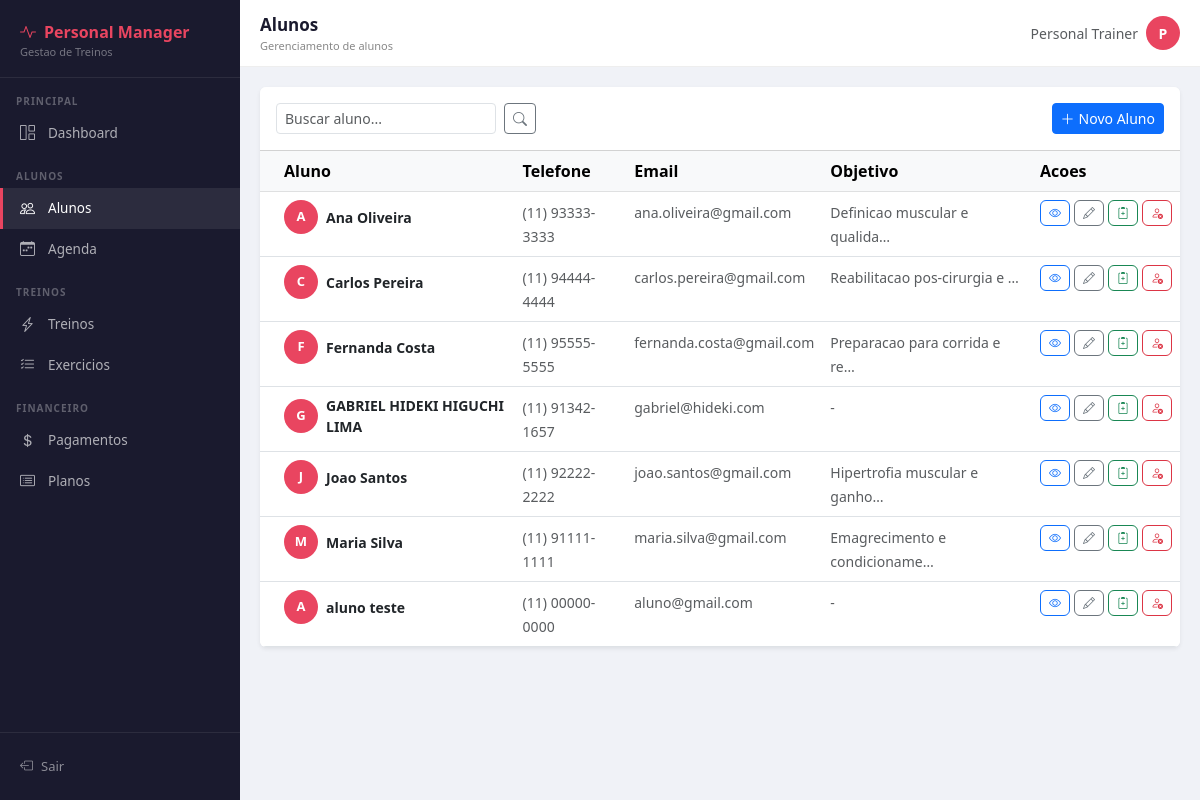
The page /alunos/ (signed in) on the database as committed earlier.
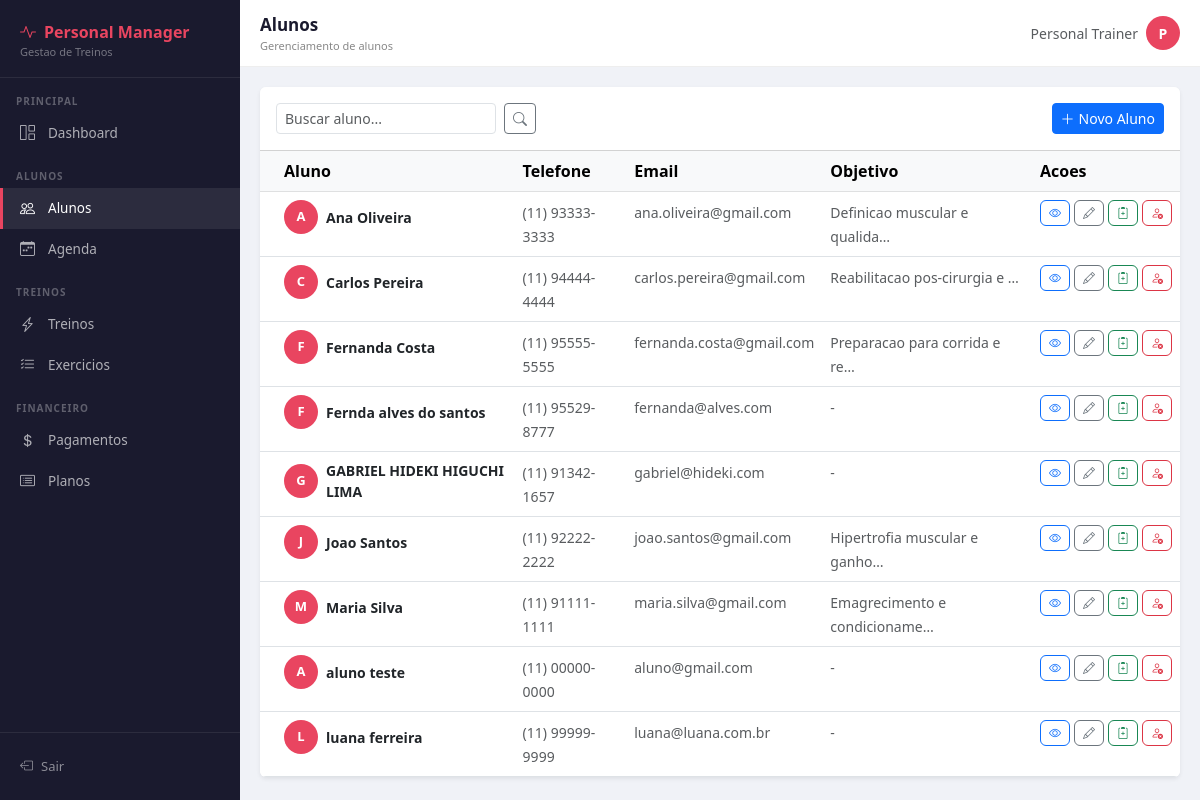
The same page on the database as committed later.
### alunos/models.py (models this page shows, shortened)
class Aluno(models.Model):
    SEXO_CHOICES = [
        ('M', 'Masculino'),
        ('F', 'Feminino'),
        ('O', 'Outro'),
    ]
    usuario            = models.OneToOneField(User, on_delete=models.SET_NULL, null=True, blank=True)
    nome               = models.CharField(max_length=100)
    telefone           = models.CharField(max_length=20)
    email              = models.EmailField(unique=True)
    data_nascimento    = models.DateField(null=True, blank=True)
    sexo               = models.CharField(max_length=1, choices=SEXO_CHOICES, default='M')
    cep                = models.CharField(max_length=9, blank=True)
    logradouro         = models.CharField(max_length=200, blank=True)
    bairro             = models.CharField(max_length=100, blank=True)
    cidade             = models.CharField(max_length=100, blank=True)
    estado             = models.CharField(max_length=2, blank=True)
    objetivo           = models.TextField(blank=True)
    ativo              = models.BooleanField(default=True)
    aceite_lgpd        = models.BooleanField(default=False, verbose_name='Aceitou a LGPD')
    data_aceite_lgpd   = models.DateTimeField(null=True, blank=True, verbose_name='Data do aceite LGPD')
    criado_em          = models.DateTimeField(auto_now_add=True)
    atualizado_em      = models.DateTimeField(auto_now=True)
    class Meta:
        verbose_name        = 'Aluno'
        verbose_name_plural = 'Alunos'
        ordering            = ['nome']

### alunos/views.py (the view)
# urls.py: path('', views.lista_alunos, name='lista_alunos'),
@login_required
def lista_alunos(request):
    query  = request.GET.get('q', '')
    alunos = Aluno.objects.filter(ativo=True)
    if query:
        alunos = alunos.filter(nome__icontains=query)
    return render(request, 'alunos/lista.html', {'alunos': alunos, 'query': query})

### alunos/templates/alunos/lista.html (shortened to what this page needs)
{% extends 'core/base.html' %}
{% block page_title %}Alunos{% endblock %}
{% block page_subtitle %}Gerenciamento de alunos{% endblock %}
{% block content %}
<div class="card shadow-sm border-0">
  <div class="card-header bg-white d-flex justify-content-between align-items-center py-3">
    <form class="d-flex gap-2" method="get">
      <input type="text" name="q" value="{{ query }}" class="form-control form-control-sm"
             placeholder="Buscar aluno..." style="width:220px;">
      <button type="submit" class="btn btn-sm btn-outline-secondary">
        <i class="bi bi-search"></i>
      </button>
    </form>
    <a href="{% url 'cadastrar_aluno' %}" class="btn btn-primary btn-sm">
      <i class="bi bi-plus-lg me-1"></i>Novo Aluno
    </a>
  </div>
  <div class="card-body p-0">
    <table class="table table-hover mb-0">
      <thead class="table-light">
        <tr>
          <th class="ps-4">Aluno</th>
          <th>Telefone</th>
          <th>Email</th>
          <th>Objetivo</th>
          <th>Acoes</th>
        </tr>
      </thead>
      <tbody>
        {% for aluno in alunos %}
        <tr>
          <td class="ps-4">
            <div class="d-flex align-items-center gap-2">
              <div style="width:34px;height:34px;border-radius:50%;background:#e94560;
                          color:#fff;font-weight:700;font-size:13px;flex-shrink:0;
                          display:flex;align-items:center;justify-content:center;">
                {{ aluno.nome|first|upper }}
              </div>
              <span class="fw-semibold small">{{ aluno.nome }}</span>
            </div>
          </td>
          <td><small class="text-muted">{{ aluno.telefone }}</small></td>
          <td><small class="text-muted">{{ aluno.email }}</small></td>
          <td><small class="text-muted">{{ aluno.objetivo|truncatechars:30|default:"-" }}</small></td>
          <td>
            <div class="d-flex gap-1">
              <a href="{% url 'detalhe_aluno' aluno.pk %}"
                 class="btn btn-outline-primary" style="padding:3px 8px;font-size:12px;" title="Ver detalhes">
                <i class="bi bi-eye"></i>
              </a>
              <a href="{% url 'editar_aluno' aluno.pk %}"
                 class="btn btn-outline-secondary" style="padding:3px 8px;font-size:12px;" title="Editar">
                <i class="bi bi-pencil"></i>
              </a>
              <a href="{% url 'criar_treino' %}?aluno={{ aluno.pk }}"
                 class="btn btn-outline-success" style="padding:3px 8px;font-size:12px;" title="Criar treino">
                <i class="bi bi-clipboard2-plus"></i>
              </a>
              <a href="{% url 'inativar_aluno' aluno.pk %}"
                 class="btn btn-outline-danger" style="padding:3px 8px;font-size:12px;" title="Inativar"
                 onclick="return confirm('Inativar {{ aluno.nome }}?')">
                <i class="bi bi-person-x"></i>
              </a>
            </div>
          </td>
        </tr>
        {% endfor %}
      </tbody>
    </table>
  </div>
</div>
{% endblock %}

Rows that differ between the two databases and show on the page:
added Aluno: nome|first "F", nome "Fernda alves do santos", telefone "(11) 95529-8777", email "fernanda@alves.com", objetivo "-"
added Aluno: nome|first "L", nome "luana ferreira", telefone "(11) 99999-9999", email "luana@luana.com.br", objetivo "-"
